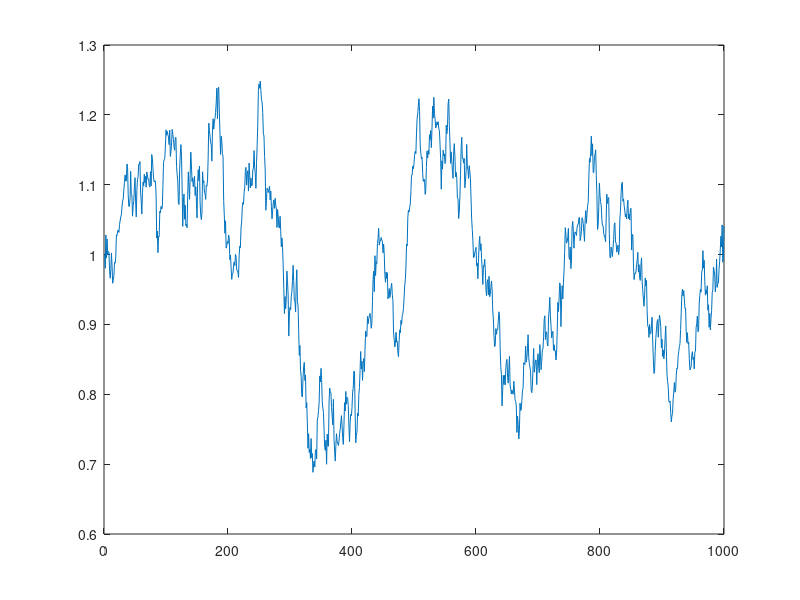

Source code (MATLAB): (Note: this script raises an error after producing the figure.)
%% Simulate AR(1) Autoregressive Processes 
% *back to* <https://fanwangecon.github.io *Fan*>*'s* <https://fanwangecon.github.io/Math4Econ/ 
% *Intro Math for Econ*>*,*  <https://fanwangecon.github.io/M4Econ/ *Matlab Examples*>*, 
% or* <https://fanwangecon.github.io/MEconTools/ *MEconTools*> *Repositories*
%% Mean and Standard Deviation for AR(1) Autoregressive Process 
% A first-order autoregressive process can be written as:
%% 
% * AR1: $X_t = \text{constant} + \text{persistence}\cdot x_{t-1} + \epsilon$
% * AR1: $X_t = C + \rho\cdot x_{t-1} + \epsilon$
%% 
% Assume that $\epsilon$ is mean zero
% 
% Note that, we know the mean of $X$:
%% 
% * $\mu_{X} = C + \rho\cdot\mu_{X} + 0$
% * $\mu_x = \frac{C}{1-\rho}$
%% 
% Note that, we also know the standard deviation of $X$:
%% 
% * $\text{var}\left(X\right) = \rho^2 \cdot \text{var}\left(X\right) + \text{var}\left(\epsilon\right)$
% * $\sigma_x = \sqrt{\frac{\sigma^2_{\epsilon}}{1-\rho^2}}$
%% 
% We will let the initial point of the time series follow the stationary distribution 
% of the AR(1) process, then we simulate the time series over 100 periods, in 
% the example below, we use a highly persistent shock process with $\rho=0.98$, 
% $\sigma_{\epsilon} = 0.02$, $C=0.02$. Note that for this process:
%% 
% * $\mu_{x}^{\rho=0.98, \sigma_{\epsilon}=0.02, C=0.02} = \frac{0.02}{1-0.98}=1$
% * $\sigma_{x}^{\rho=0.98, \sigma_{\epsilon}=0.02, C=0.02} = \sqrt{\frac{0.02^2}{1-0.98^2}}\approx0.10$
%% Simulated one First-Order Autoregressive Time-Series
% In the Example below, we simulate an individual for 1000 periods, given $\rho=0.98$, 
% $\sigma_{\epsilon} = 0.02$, $C=0.02$. Given that the process is highly persistent, 
% the individual stays rich or poor for dozens of periods at a time. If each period 
% is a year, look at the results below, and suppose the simulated time series 
% is income, what is the process saying about this person's income rise and fall. 
% Note that we have the same person through all 1000 periods, but if you only 
% look at 50 periods (years), you might this this person during one span is really 
% successful, anothe segment of 50 years, doing really bad, but actually there 
% is nothing changing in the person's type, all that is changing is the person's 
% luck.
% 
% First Set Parameters:

% Number of Time Periods
it_T = 1000;
% Mean and SD of the Shock Process
fl_constant = 0.02;
fl_normal_sd = 0.02;
% Persistence
fl_persistence = 0.98;
% Bounds on Shocks
fl_shk_bnds = 3;
% Initialize with exo fed point or not, if false initialize at Random Point
% from the stationary distribution
bl_init = true;
fl_init = fl_constant/(1 - fl_persistence);
%% 
% Second, generate a vector of normal shocks:

% Generate a normal shock vector (the first draw will be ignored)
it_draws = it_T;
rng(789);
ar_fl_shocks = normrnd(0, fl_normal_sd, 1, it_draws);
disp(ar_fl_shocks(1:20));
%% 
% Third, replace any values exceeding bounds:

% out of bounds indicators
fl_shk_bds_lower = 0 - fl_normal_sd*fl_shk_bnds;
fl_shk_bds_upper = 0 + fl_normal_sd*fl_shk_bnds;
ar_bl_outofbounds = (ar_fl_shocks <= fl_shk_bds_lower | ar_fl_shocks >= fl_shk_bds_upper);
% count out of bounds
disp(strcat('lower:', num2str(fl_shk_bds_lower), ', upper:', num2str(fl_shk_bds_upper)));
disp(sum(ar_bl_outofbounds));
ar_fl_shocks(ar_fl_shocks <= fl_shk_bds_lower) = fl_shk_bds_lower;
ar_fl_shocks(ar_fl_shocks >= fl_shk_bds_upper) = fl_shk_bds_upper;
%% 
% Fourth, generate the AR(1) time series:

% Initialize Output Array
ar_fl_time_series = zeros(size(ar_fl_shocks));
% Loop over time
for it_t=1:1:length(ar_fl_shocks)
    if (it_t == 1)
        % initialize using the ean of the process
        ar_fl_time_series(1) = fl_constant/(1 - fl_persistence);
        if (bl_init)
            ar_fl_time_series(1) = fl_init;            
        end
    else
        fl_ts_t = fl_constant + ar_fl_time_series(it_t-1)*fl_persistence + ar_fl_shocks(it_t);
        ar_fl_time_series(it_t) = fl_ts_t;
    end
end
%% 
% Fifth, show the mean and sd of the process (these are very close to the analytical 
% results):

disp(mean(ar_fl_time_series));
disp(std(ar_fl_time_series));
%% 
% Sixth, plot the results:

figure();
% x-axis
ar_it_time = 1:1:length(ar_fl_shocks);
% plot
plot(ar_it_time, ar_fl_time_series);
% Generate Title
ar_fl_params_values = [fl_constant, fl_normal_sd, fl_persistence, fl_shk_bnds];
ar_st_parms_names = ["C", "sd", "persistence", "sd-bounds"];
st_rounding = '.2f';
st_title_main = "AR(1) ";
ar_st_params = strcat(ar_st_parms_names, compose(strcat("=%", st_rounding), ar_fl_params_values));
st_param_pasted = strjoin(ar_st_params, ', ');
st_title_wth_params = strcat(st_title_main, ' (', st_param_pasted, ')');
title({st_title_wth_params, 'Simulate One Individual for 1000 Periods'});
% X and Y labels
ylabel({'Time Series Values'});
xlabel('Time Periods');
grid on;
%% Income Process for India
% In the Example below, we simulate an individual for 1000 periods. In the example 
% below, the parameters are from estiamting an AR(1) process for log of income 
% in India, see Udupa and Wang (2020). We can use the <https://fanwangecon.github.io/MEconTools/MEconTools/doc/stats/htmlpdfm/fx_simu_stats.html 
% ff_simu_stats> function from <https://fanwangecon.github.io/MEconTools/ MEconTools> 
% to look at the distributional information from this time series, we care about 
% income, so we will exponentiate the log of income we obtained. 
% 
% Note that for the distributional results, GINI, share of income held by different 
% percentiles of households, is invariant to the choice of the $C$ constant term 
% earlier. Try changing that number, the distributional statistics that we obtain 
% below will be the same. Also note that the exponential of the mean of the log 
% of income is not equal to the mean of income. 

% Number of Time Periods
it_T = 1000;
% Mean and SD of the Shock Process
fl_constant = 3.024467;
fl_normal_sd = 0.45;
% Persistence
fl_persistence = 0.7468;
% Bounds on Shocks
fl_shk_bnds = 5;
% Initialize with exo fed point or not, if false initialize at Random Point
% from the stationary distribution
bl_init = true;
fl_init = fl_constant/(1 - fl_persistence);
% Generate a normal shock vector (the first draw will be ignored)
it_draws = it_T;
rng(789);
ar_fl_shocks = normrnd(0, fl_normal_sd, 1, it_draws);
% out of bounds indicators
fl_shk_bds_lower = 0 - fl_normal_sd*fl_shk_bnds;
fl_shk_bds_upper = 0 + fl_normal_sd*fl_shk_bnds;
ar_bl_outofbounds = (ar_fl_shocks <= fl_shk_bds_lower | ar_fl_shocks >= fl_shk_bds_upper);
ar_fl_shocks(ar_fl_shocks <= fl_shk_bds_lower) = fl_shk_bds_lower;
ar_fl_shocks(ar_fl_shocks >= fl_shk_bds_upper) = fl_shk_bds_upper;
% Initialize Output Array
ar_fl_time_series = zeros(size(ar_fl_shocks));
% Loop over time
for it_t=1:1:length(ar_fl_shocks)
    if (it_t == 1)
        % initialize using the ean of the process
        ar_fl_time_series(1) = fl_constant/(1 - fl_persistence);
        if (bl_init)
            ar_fl_time_series(1) = fl_init;            
        end
    else
        fl_ts_t = fl_constant + ar_fl_time_series(it_t-1)*fl_persistence + ar_fl_shocks(it_t);
        ar_fl_time_series(it_t) = fl_ts_t;
    end
end
ar_series = (ar_fl_time_series);
fl_mean = mean(ar_series);
fl_std = std(ar_series);
figure();
% x-axis
ar_it_time = 1:1:length(ar_fl_shocks);
% plot
plot(ar_it_time, (ar_fl_time_series));
% Generate Title
ar_fl_params_values = [fl_constant, fl_normal_sd, fl_persistence, fl_shk_bnds];
ar_st_parms_names = ["C", "sd", "persistence", "sd-bounds"];
st_rounding = '.2f';
st_title_main = "AR(1) Log of Income in India";
ar_st_params = strcat(ar_st_parms_names, compose(strcat("=%", st_rounding), ar_fl_params_values));
st_param_pasted = strjoin(ar_st_params, ', ');
st_title_wth_params = strcat(st_title_main, ' (', st_param_pasted, ')');
title({st_title_wth_params, 'Simulate One Individual for 1000 Periods'});
% X and Y labels
ylabel({'Log of Income (India)'});
xlabel('Time Periods');
grid on;
% Set Parameters
mp_cl_mt_xyz_of_s = containers.Map('KeyType','char', 'ValueType','any');
mp_cl_mt_xyz_of_s('log_income') = {(ar_series), zeros(1)};
mp_cl_mt_xyz_of_s('income') = {exp(ar_series), zeros(1)};
mp_cl_mt_xyz_of_s('ar_st_y_name') = ["log_income", "income"];
% Mass
rng(123);
mt_f_of_s = zeros(size(ar_series)) + 1/numel(ar_series);
mt_f_of_s = mt_f_of_s/sum(mt_f_of_s, 'all');
mp_cl_mt_xyz_of_s_out = ff_simu_stats(mt_f_of_s, mp_cl_mt_xyz_of_s);